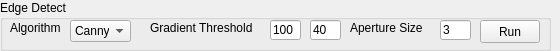
<?xml version="1.0" encoding="UTF-8"?>
<ui version="4.0">
 <class>EdgeDetectWidget</class>
 <widget class="QWidget" name="EdgeDetectWidget">
  <property name="geometry">
   <rect>
    <x>0</x>
    <y>0</y>
    <width>560</width>
    <height>51</height>
   </rect>
  </property>
  <property name="windowTitle">
   <string>EdgeDetectWidget</string>
  </property>
  <widget class="QGroupBox" name="groupBox">
   <property name="geometry">
    <rect>
     <x>0</x>
     <y>0</y>
     <width>551</width>
     <height>51</height>
    </rect>
   </property>
   <property name="title">
    <string>Edge Detect</string>
   </property>
   <widget class="QLabel" name="labelAlgorithm">
    <property name="geometry">
     <rect>
      <x>10</x>
      <y>20</y>
      <width>61</width>
      <height>16</height>
     </rect>
    </property>
    <property name="text">
     <string>Algorithm</string>
    </property>
   </widget>
   <widget class="QLineEdit" name="lineEditThreshold2">
    <property name="geometry">
     <rect>
      <x>310</x>
      <y>20</y>
      <width>31</width>
      <height>20</height>
     </rect>
    </property>
    <property name="text">
     <string>40</string>
    </property>
   </widget>
   <widget class="QPushButton" name="btnRun">
    <property name="geometry">
     <rect>
      <x>480</x>
      <y>20</y>
      <width>60</width>
      <height>23</height>
     </rect>
    </property>
    <property name="text">
     <string>Run</string>
    </property>
   </widget>
   <widget class="QLineEdit" name="lineEditThreshold1">
    <property name="geometry">
     <rect>
      <x>270</x>
      <y>20</y>
      <width>31</width>
      <height>20</height>
     </rect>
    </property>
    <property name="text">
     <string>100</string>
    </property>
   </widget>
   <widget class="QLabel" name="labelGradientThreshod">
    <property name="geometry">
     <rect>
      <x>150</x>
      <y>20</y>
      <width>111</width>
      <height>16</height>
     </rect>
    </property>
    <property name="text">
     <string>Gradient Threshold</string>
    </property>
   </widget>
   <widget class="QLabel" name="labelApertureSize">
    <property name="geometry">
     <rect>
      <x>350</x>
      <y>20</y>
      <width>81</width>
      <height>16</height>
     </rect>
    </property>
    <property name="text">
     <string>Aperture Size</string>
    </property>
   </widget>
   <widget class="QComboBox" name="cbAlgorithm">
    <property name="geometry">
     <rect>
      <x>70</x>
      <y>20</y>
      <width>61</width>
      <height>22</height>
     </rect>
    </property>
    <item>
     <property name="text">
      <string>Canny</string>
     </property>
    </item>
   </widget>
   <widget class="QLineEdit" name="lineEditApertureSize">
    <property name="geometry">
     <rect>
      <x>440</x>
      <y>20</y>
      <width>31</width>
      <height>20</height>
     </rect>
    </property>
    <property name="text">
     <string>3</string>
    </property>
   </widget>
  </widget>
 </widget>
 <layoutdefault spacing="6" margin="11"/>
 <resources/>
 <connections/>
</ui>
